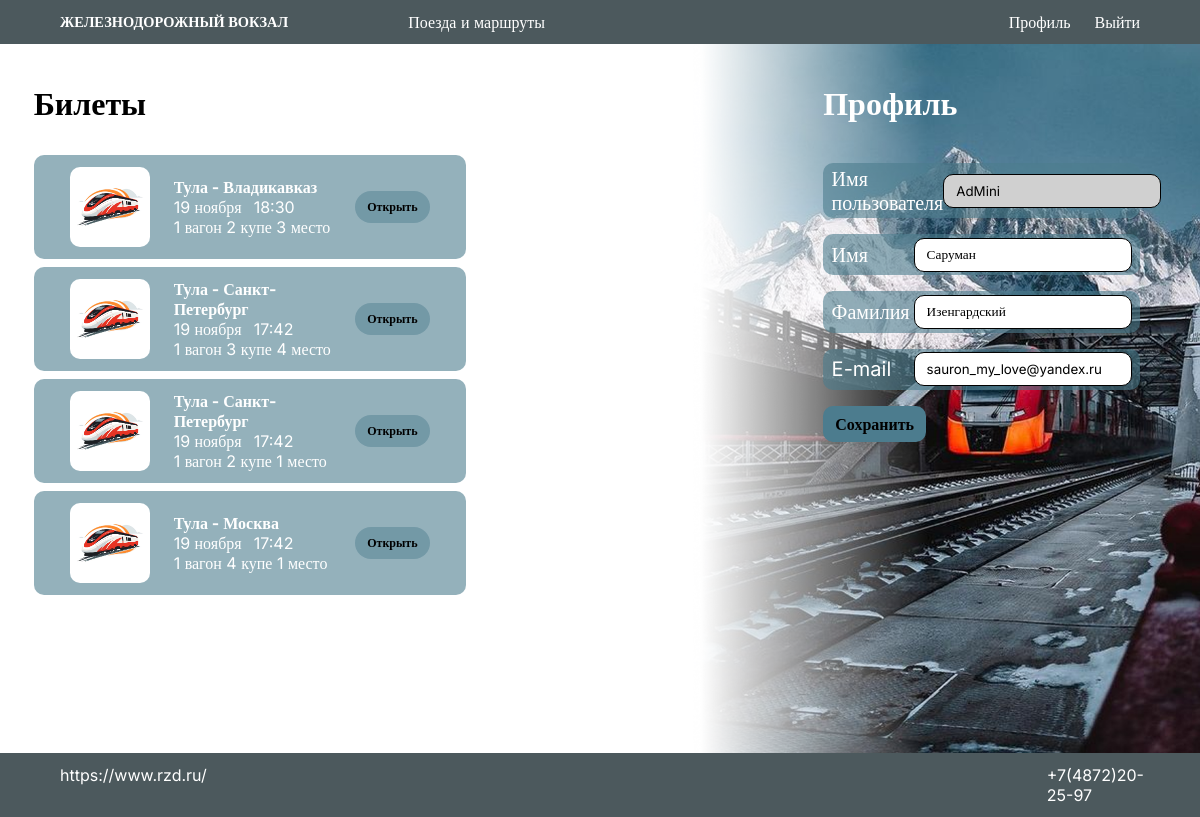
The page /user/profile/ (signed in) on the database its author committed.
### users/models.py (models this page shows)
class User(AbstractUser):
    image = models.ImageField(upload_to="users-images", blank=True, null=True)

### tickets/models.py (models this page shows, shortened)
class Ticket(models.Model):
    screening: models.ForeignKey = models.ForeignKey('screenings.Screening', on_delete=models.CASCADE)
    user: models.ForeignKey = models.ForeignKey('users.User', on_delete=models.CASCADE)
    row: models.IntegerField = models.IntegerField(null=False, blank=False)
    place: models.IntegerField = models.IntegerField(null=False, blank=False)

### screenings/models.py (models this page shows, shortened)
class Screening(models.Model):
    time: models.DateTimeField = models.DateTimeField(null=False, blank=False, default=timezone.now)
    price: models.IntegerField = models.IntegerField(null=False, blank=False, default=299)
    poezd_id: models.ForeignKey = models.ForeignKey('trains.Train', on_delete=models.CASCADE)
    carriage: models.IntegerField = models.IntegerField(null=False, blank=False)

### trains/models.py (models this page shows, shortened)
class Train(models.Model):
    title = models.CharField(max_length=32, null=False, blank=False)
    description_of_direction = models.TextField(null=False, blank=False)
    start_of_the_trip = models.DateField(null=False, blank=False, default=timezone.now)
    end_of_the_trip = models.DateField(null=False, blank=False, default=timezone.now)

### users/views.py (the view)
# urls.py: path('profile/', views.profile, name='profile'),
@login_required(login_url='users:login')
def profile(request):
    if request.method == 'POST':
        return update_user_profile(user=request.user, data=request.POST)
    context = {
        'form': UserProfileForm(instance=request.user),
        'tickets': get_user_tickets(request.user),
    }
    return render(request, 'users/profile.html', context)

### users/forms.py
class UserProfileForm(UserChangeForm):
    username = forms.CharField(widget=forms.TextInput(
        attrs={
            'placeholder': 'Введите имя пользователя',
            'readonly': True
        }
    ))
    first_name = forms.CharField(widget=forms.TextInput(
        attrs={
            'placeholder': 'Введите имя'
        }
    ))
    last_name = forms.CharField(widget=forms.TextInput(
        attrs={
            'placeholder': 'Введите фамилию'
        }
    ))
    email = forms.CharField(widget=forms.EmailInput(
        attrs={
            'placeholder': 'Введите адрес эл. почты'
        }
    ))
    class Meta:
        model = User
        fields = ('username', 'first_name', 'last_name', 'email')

### tickets/services/get_user_tickets.py (called while the page is built)
def get_user_tickets(user: User) -> List[Ticket]:
    return Ticket.objects.filter(user=user).select_related('screening').order_by('-screening__time')

### templates/users/profile.html (shortened to what this page needs)
{% extends 'base.html' %}
{% load static %}
{% block style %}
    <link rel="stylesheet" href="{% static 'css/users/profile.css' %}">
{% endblock %}
{% block content %}
    <div class="profile-container">
        <form action="{% url 'users:profile' %}" method="post" class="profile-form">
            <h1>Профиль</h1>
            <div class="profile-form-field">
                <label for="{{ form.username.id_for_label }}">Имя пользователя</label>
                {{ form.username }}
            </div>
            <div class="profile-form-field">
                <label for="{{ form.first_name.id_for_label }}">Имя</label>
                {{ form.first_name }}
            </div>
            <div class="profile-form-field">
                <label for="{{ form.last_name.id_for_label }}">Фамилия</label>
                {{ form.last_name }}
            </div>
            <div class="profile-form-field">
                <label for="{{ form.email.id_for_label }}">E-mail</label>
                {{ form.email }}
            </div>
            <input class="btn btn-primary" type="submit" value="Сохранить">
        </form>
        <div class="profile-tickets-container">
            <h1>Билеты</h1>
        {% if tickets %}
            {% for ticket in tickets %}
            <div class="profile-ticket">
                <div>
                    <img class="profile-ticket-image" src="/media/trains-img/icon-new.avif" alt="poster">
                    <div class="profile-ticket-text">
                        <p class="profile-ticket-title">{{ ticket.screening.poezd_id.title }}</p>
                        <div class="profile-ticket-info">
                            <div>
                               <p>{{ ticket.screening.time|date:"j E"}} </p>
                                <p>{{ ticket.screening.time|date:"H:i"}}</p>
                            </div>
                            <div>
                                {{ ticket.screening.carriage }} вагон {{ ticket.place }} купе {{ ticket.row }} место
                            </div>
                        </div>
                    </div>
                </div>
                <a href='{% url "tickets:ticket_page" ticket_id=ticket.id %}' class="button">Открыть</a>
            </div>
            {% endfor %}
        {% else %}
        <p>Пока пусто</p>
        {% endif %}
        </div>
    </div>
{% endblock %}

### templates/base.html (shortened to what this page needs)
{% load static %}
<!DOCTYPE html>
<html lang="en">
<head>
    <link rel="stylesheet" href="{% static 'css/style.css' %}">
    <link rel="stylesheet" href="{% static 'css/base.css' %}">
    {% block style %}{% endblock %}
</head>
<body>
    <header class="base-header">
        <div class="base-header-left">
            <div class="base-logo-container">
            <p class="base-title">ЖЕЛЕЗНОДОРОЖНЫЙ ВОКЗАЛ</p>
        </div>
        <nav>
            <ul class="base-nav">
                <li><a href="{% url 'trains:index' %}"
                   {% if request.path == '/' %}
                    class="base-active-link"
                   {% else %}
                    class="base-header-link"
                   {% endif %}
                >Поезда и маршруты</a></li>
            </ul>
        </nav>
        </div>
        <div class="base-user-container">
            {% if request.user.is_authenticated %}
            	<a href="{% url 'users:profile' %}"
                   {% if request.path == '/user/profile/' %}
                    class="base-active-link"
                   {% else %}
                    class="base-header-link"
                   {% endif %}
                >Профиль</a>
                <a class="base-header-link" href="{% url 'users:logout' %}">Выйти</a>
            {% else %}
                <a class="base-header-link" href="{% url 'users:login' %}">Войти</a>
            {% endif %}
        </div>
    </header>
    <main class="main-fon">
    <div class="base-content-container">
        {% block content %}{% endblock %}
    </div>
    </main>
    <footer class="base-footer">
        <nav>
            <ul class="base-footer-nav-container">
                <li><a href="https://www.rzd.ru/" target="_blank"
                   {% if request.path == '/' %}
                    class="base-active-link"
                   {% else %}
                    class="base-header-link"
                   {% endif %}
                >https://www.rzd.ru/</a></li>
                <li><p
                   {% if request.path == '/screenings/schedule/' %}
                    class="base-active-link"
                   {% else %}
                    class="base-header-link"
                   {% endif %}
                >+7(4872)20-25-97</p></li>
            </ul>
        </nav>
    </footer>
</body>
</html>

### static/css/style.css (style rules this page uses)
* { font-family: Inter, serif; padding: 0; margin: 0; }
a { color: black; text-decoration: none; font-size: 1.5vh; }
main { padding: 5vh 5vw; }
.button { padding: 1vh 1vw; background-color: rgba(76, 124, 142, 0.453); border: none; border-radius: 30px; cursor: pointer; font-weight: bold; }
input { padding: 1vh 1vw; border-radius: 10px; border: 1px solid black; }
input[type='submit'] { padding: 1vh 1vw; background-color: rgb(76, 124, 142); border: none; border-radius: 10px; cursor: pointer; font-weight: bold; font-size: 2vh; }
input[readonly] { background-color: #d0d0d0; }

### static/css/base.css (style rules this page uses)
.base-header { height: fit-content; padding: 1.5vh 5vw; display: flex; justify-content: center; align-items: center; background-color: rgb(76, 89, 93); }
.base-active-link { color: rgb(255, 255, 255); font-size: 2vh; }
.base-header-link { color: white; font-size: 2vh; }
.base-nav { display: flex; list-style-type: none; gap: 2vw; }
.base-logo-container { display: flex; align-items: center; gap: 0; }
.base-title { font-size: 1.2vw; font-weight: bold; color: rgb(255, 255, 255); }
.base-header-left { display: flex; align-items: center; gap: 10vw; flex-grow: 5; }
.base-user-container { display: flex; gap: 2vw; }
.base-content-container { min-height: 78.6vh; }
.base-footer { padding: 1.5vh 5vw; background-color: rgb(76, 89, 93); display: flex; justify-content: space-between; }
.base-footer-nav-container { display: flex; gap: 70vw; list-style-type: none; }
.main-fon { background-image: url("/media/trains-img/Frame1.1.png"); background-size: cover; }

### static/css/users/profile.css (style rules this page uses)
.profile-container { display: flex; gap: 21.8vw; flex-direction: row-reverse; }
.profile-container > * > h1 { margin-bottom: 3vh; }
.profile-form { display: flex; flex-direction: column; align-items: flex-start; gap: 2vh; color: rgb(255, 255, 255); }
.profile-form-field { display: flex; width: 25vw; justify-content: space-between; background-color: rgba(76, 124, 142, 0.597); padding: 0.3vw 0.7vw; border-radius: 10px; font-size: 20px; align-items: center; }
.profile-ticket { background-color: rgba(76, 124, 142, 0.597); width: 30vw; padding: 1vw 3vw; border-radius: 10px; display: flex; gap: 2vw; align-items: center; justify-content: space-between; margin-right: 12vh; }
.profile-ticket > div { display: flex; gap: 2vw; align-items: center; }
.profile-ticket-title { font-size: 2vh; font-weight: bold; color: white; }
.profile-ticket-info { display: flex; flex-direction: column; }
.profile-ticket-info > div { display: flex; gap: 1vw; color: white; }
.profile-ticket-image { height: 10vh; border-radius: 10px; }
.profile-tickets-container { display: flex; flex-direction: column; gap: 1vh; }

### rows shown on the page
User: username "AdMini", first_name "Саруман", last_name "Изенгардский", email "sauron_my_love@yandex.ru"
Ticket: screening.poezd_id "Тула - Владикавказ", screening.time "19 ноября", screening.time "18:30", screening.carriage "1", place "2", row "3"
Ticket: screening.poezd_id "Тула - Санкт-Петербург", screening.time "19 ноября", screening.time "17:42", screening.carriage "1", place "3", row "4"
Ticket: screening.poezd_id "Тула - Санкт-Петербург", screening.time "19 ноября", screening.time "17:42", screening.carriage "1", place "2", row "1"
Ticket: screening.poezd_id "Тула - Москва", screening.time "19 ноября", screening.time "17:42", screening.carriage "1", place "4", row "1"
